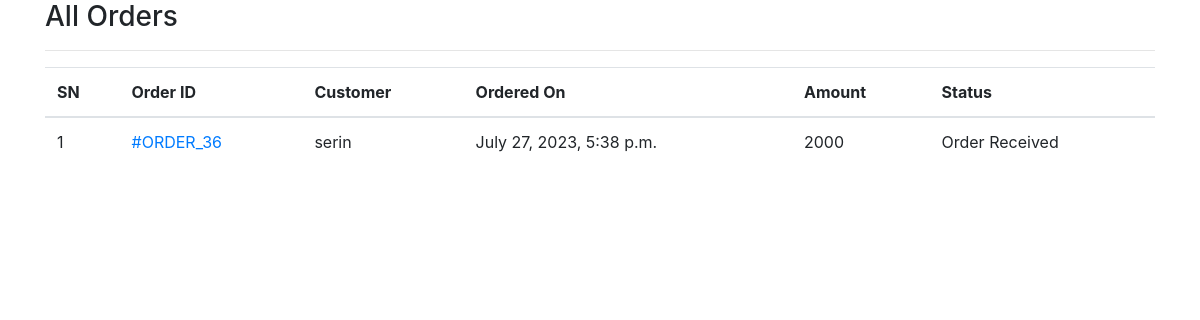
/adm/admin-all-orders/, run on the app's committed database.
### ecomapp/models.py (models this page shows, shortened)
class Order(models.Model):
    cart = models.OneToOneField(Cart, on_delete=models.CASCADE)
    ordered_by = models.CharField(max_length=200)
    shipping_address = models.CharField(max_length=200)
    mobile = models.CharField(max_length=10)
    email = models.EmailField(null=True, blank=True)
    subtotal = models.PositiveIntegerField()
    discount = models.PositiveIntegerField()
    total = models.PositiveIntegerField()
    order_status = models.CharField(max_length=50, choices=ORDER_STATUS)
    created_at = models.DateTimeField(auto_now_add=True)
    payment_method = models.CharField(
        max_length=20, choices=METHOD, default="Cash On Delivery")
    payment_completed = models.BooleanField(
        default=False, null=True, blank=True)

### ecomapp/views.py (the view)
# urls.py: path("admin-all-orders/", AdminOrderListView.as_view(), name="adminorderlist"),
class AdminOrderListView( ListView):
    template_name = "adminpages/adminorderlist.html"
    queryset = Order.objects.all().order_by("-id")
    context_object_name = "allorders"

### templates/adminpages/adminorderlist.html (shortened to what this page needs)
{% extends 'adminpages/adminbase.html' %}
{% block content %}
<div class="container">
    <div class="row">
        <div class="col-md-12">
            <h3>All Orders</h3><hr>
            <table class="table">
                <thead>
                    <tr>
                        <th>SN</th>
                        <th>Order ID </th>
                        <th>Customer</th>
                        <th>Ordered On</th>
                        <th>Amount</th>
                        <th>Status</th>
                    </tr>
                </thead>
                <tbody>
                    {% for order in allorders %}
                    <tr>
                        <td>{{forloop.counter}}</td>
                        <td><a href="{% url 'ecomapp:adminorderdetail' order.id %}">#ORDER_{{order.id}}</a></td>
                        <td>{{order.ordered_by}}</td>
                        <td>{{order.created_at}}</td>
                        <td>{{order.total}}</td>
                        <td>{{order.order_status}}</td>
                    </tr>
                    {% endfor %}
                </tbody>
            </table>
        </div>
    </div>
</div>
{% endblock %}

### data on the page
Order: id "36", ordered_by "serin", created_at "July 27, 2023, 5:38 p.m.", total "2000", order_status "Order Received"
